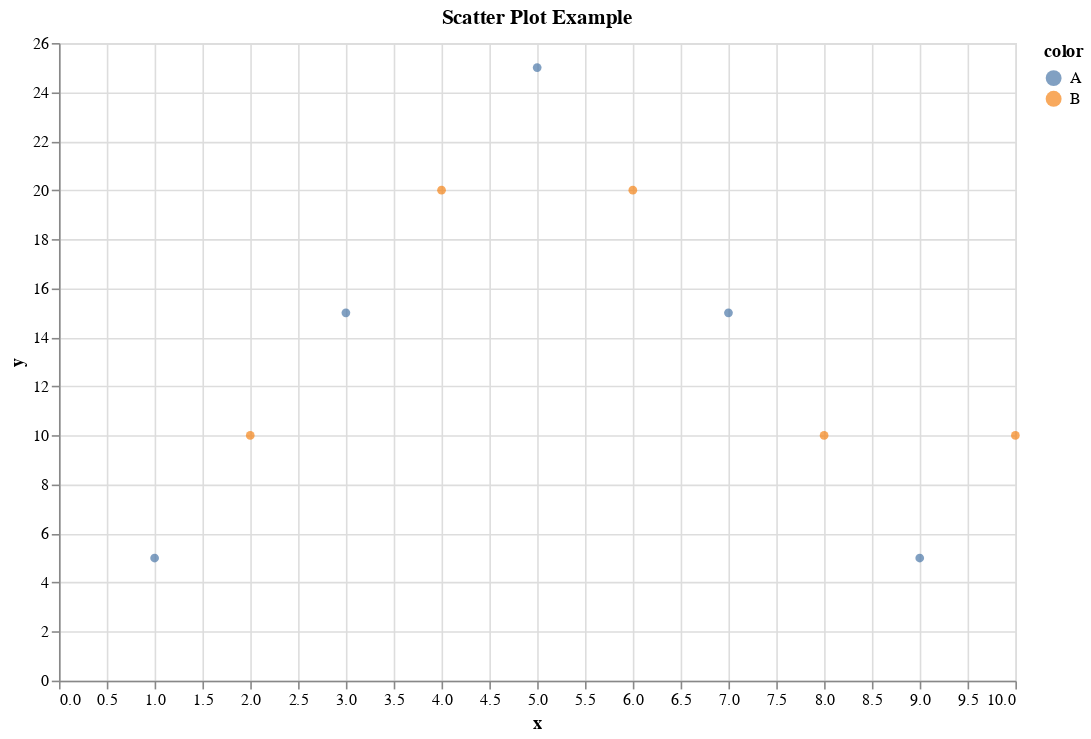

The cell this chart's notebook holds for it:
### Code cell
import altair as alt
import pandas as pd

# Create a sample DataFrame
data = pd.DataFrame({
    'x': [1, 2, 3, 4, 5, 6, 7, 8, 9, 10],
    'y': [5, 10, 15, 20, 25, 20, 15, 10, 5, 10],
    'color': ['A', 'B', 'A', 'B', 'A', 'B', 'A', 'B', 'A', 'B']
})

# Create a scatter plot
scatter_plot = alt.Chart(data).mark_circle().encode(
    x='x',
    y='y',
    color='color',
    tooltip=['x', 'y', 'color']
).properties(
    title='Scatter Plot Example',
    width=600,
    height=400
)

# Display the chart
scatter_plot

### Figure 1 — Vega-Lite specification as saved in the notebook (floating-point values rounded to 4 significant figures)
{"config": {"view": {"continuousWidth": 300, "continuousHeight": 300}}, "data": {"name": "data-3ae6730b03d52fb63de633de6a931148"}, "mark": {"type": "circle"}, "encoding": {"color": {"field": "color", "type": "nominal"}, "tooltip": [{"field": "x", "type": "quantitative"}, {"field": "y", "type": "quantitative"}, {"field": "color", "type": "nominal"}], "x": {"field": "x", "type": "quantitative"}, "y": {"field": "y", "type": "quantitative"}}, "height": 400, "title": "Scatter Plot Example", "width": 600, "$schema": "https://vega.github.io/schema/vega-lite/v5.17.0.json", "datasets": {"data-3ae6730b03d52fb63de633de6a931148": [{"x": 1, "y": 5, "color": "A"}, {"x": 2, "y": 10, "color": "B"}, {"x": 3, "y": 15, "color": "A"}, {"x": 4, "y": 20, "color": "B"}, {"x": 5, "y": 25, "color": "A"}, {"x": 6, "y": 20, "color": "B"}, {"x": 7, "y": 15, "color": "A"}, {"x": 8, "y": 10, "color": "B"}, {"x": 9, "y": 5, "color": "A"}, {"x": 10, "y": 10, "color": "B"}]}}
